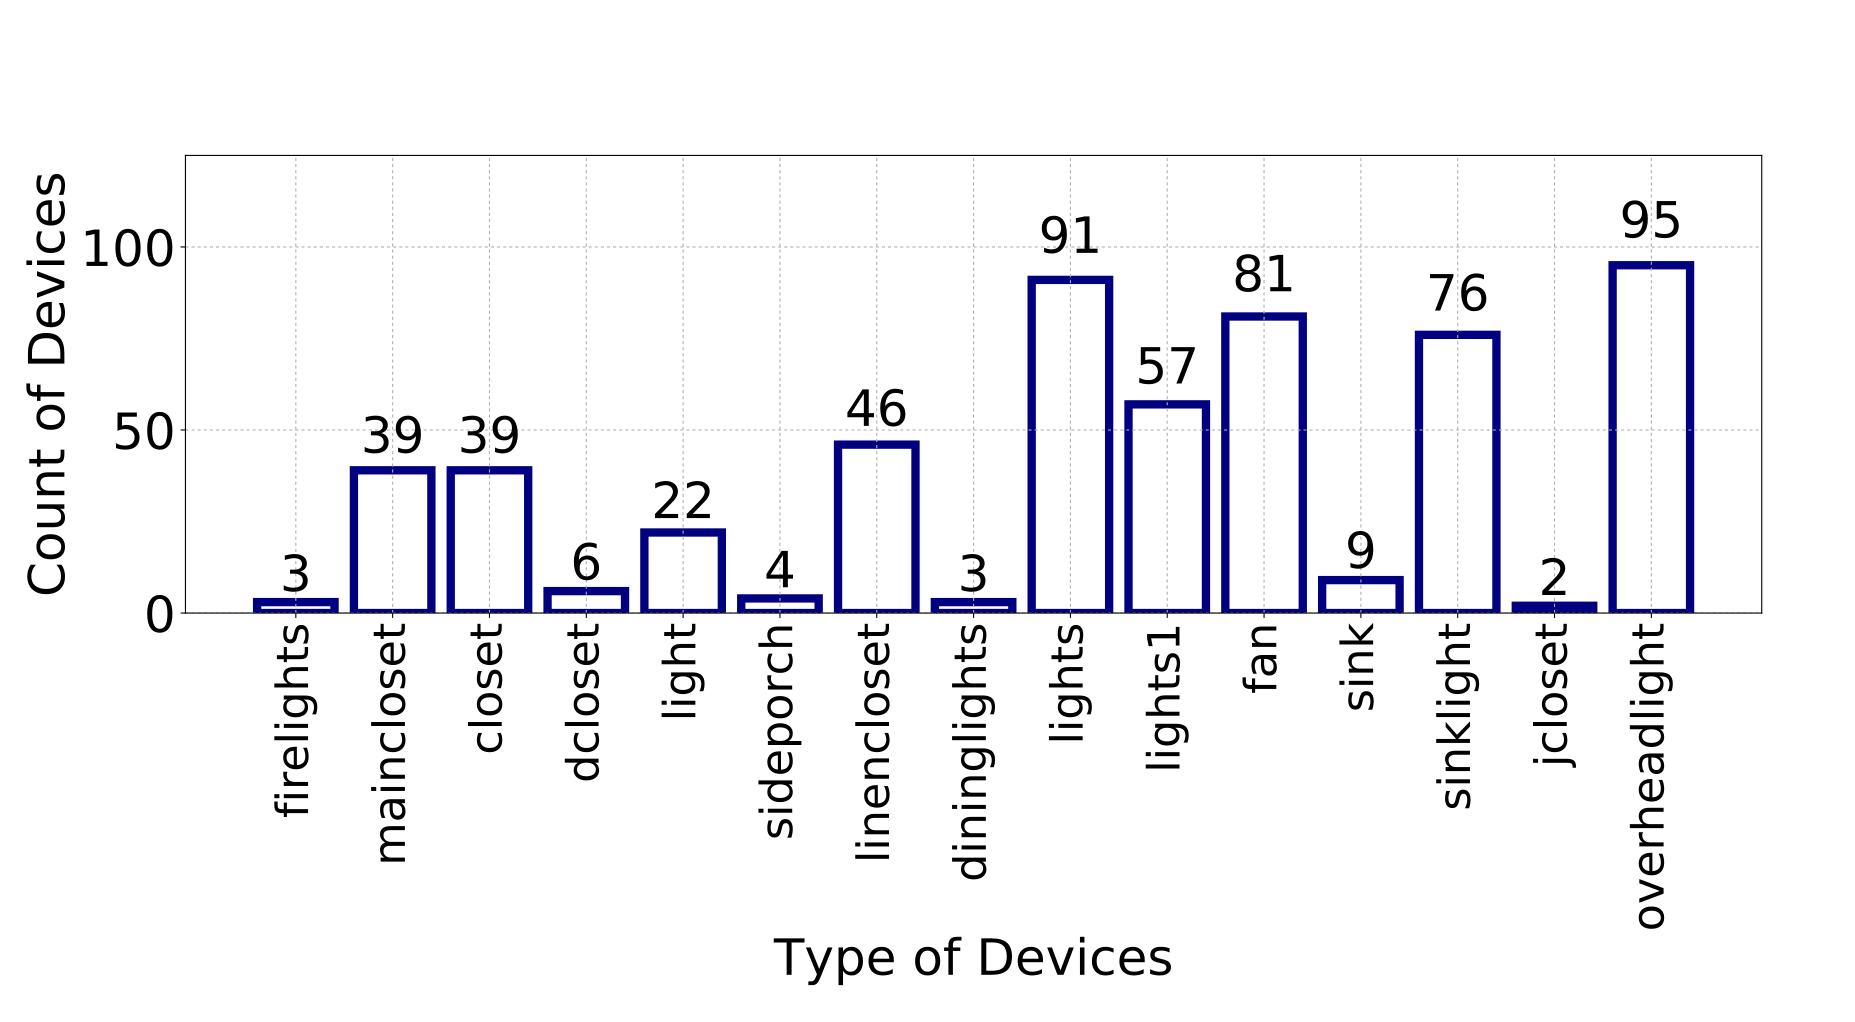

Source code (Python):
import os
import matplotlib
import numpy as np
import matplotlib.pyplot as plt
from collections import Counter
matplotlib.rcParams.update({'font.size':36})

lines = open('smart-home.csv', 'r')

devices = []
for line in lines:
	line = line.split(',')
	device = line[0].split(':')
	devices.append(device[1])
devices = Counter(devices)
means = devices.values()

fig, ax = plt.subplots()
fig.tight_layout()
fig.subplots_adjust(left=0.1, right=0.95)
rects = ax.bar(np.arange(len(means)), means, edgecolor='navy', fill=False, linewidth=6)
def autolabel(rects):
    """
    Attach a text label above each bar displaying its height
    """
    for rect in rects:
        height = rect.get_height()
        ax.text(rect.get_x() + rect.get_width()/2., 1.05*height,
                '%d' % int(height),
                ha='center', va='bottom')

autolabel(rects)
plt.xticks(np.arange(len(means)), devices.keys(), rotation='vertical', fontsize=32)
plt.ylim([0, 125])
plt.ylabel('Count of Devices')
plt.xlabel('Type of Devices')
plt.subplots_adjust(bottom=0.4)
plt.grid(linestyle='dotted')
plt.show()
